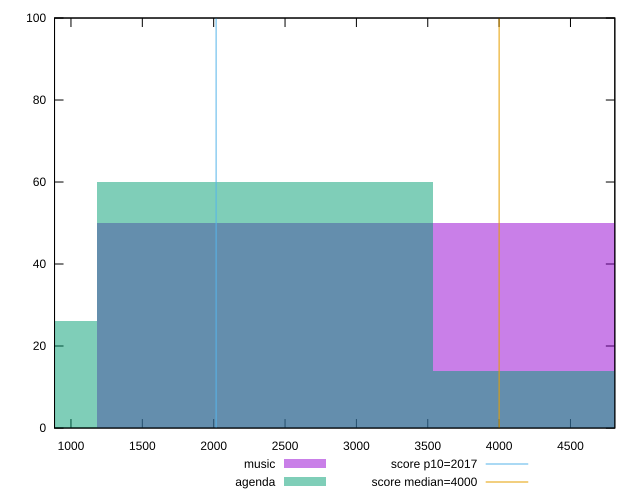

Source code (gnuplot):
reset

$music <<EOF
2359.423819599943 50
4718.847639199886 50
EOF

$agenda <<EOF
2359.423819599943 60
0 26
4718.847639199886 14
EOF

set key outside below
set boxwidth 2359.423819599943
set xrange [884.8759999999999:4810.735999999992]
set yrange [0:100]
set trange [0:100]
set style fill transparent solid 0.5 noborder

set parametric
set terminal svg size 640, 500 enhanced background rgb 'white'
set output "reports/report_00027_2021-02-24T12-40-31.850Z/mainthread-work-breakdown/comparison/histogram/0_vs_1.svg"

plot $music title "music" with boxes, \
     $agenda title "agenda" with boxes, \
     2017,t title "score p10=2017", \
     4000,t title "score median=4000"

reset
